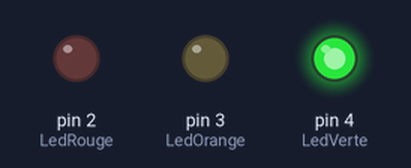
This sketch was run on a simulated Arduino Uno, built with avr-gcc and run on an emulated ATmega328P. Shown: output pins drawn as LEDs (lit = HIGH).

Above: at 1.5 s.
At 3.5 s:
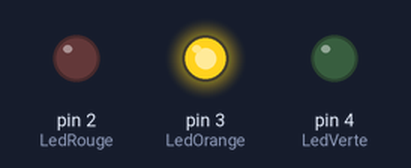
At 8.5 s:
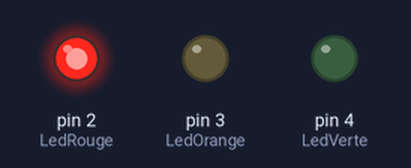
Timing chart, 0 to 16.9 s (numbered marks = the images above):
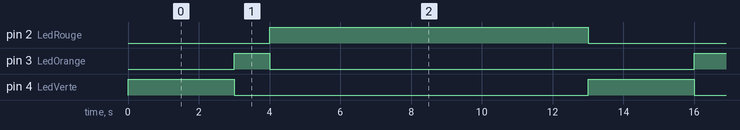

Measured:
- by itself, pin 2 (LedRouge): alternates HIGH for 9.0 s and LOW for 4.0 s
- by itself, pin 3 (LedOrange): alternates HIGH for 1.0 s and LOW for 12.0 s
- by itself, pin 4 (LedVerte): alternates HIGH for 3.0 s and LOW for 10.0 s

The sketch:

TP_Feux_tricolores_autonome.ino
```cpp
// (licence header left out)
// définition des 3 variables entières LedXyz
int LedRouge  = 2;
int LedOrange = 3;
int LedVerte  = 4;

// le code dans cette fonction est exécuté une fois au début
void setup() {

// indique que les broches 2,3,4 des Led sont en sortie :
pinMode(LedRouge, OUTPUT);
pinMode(LedOrange, OUTPUT);
pinMode(LedVerte, OUTPUT);
}

//  boucle infinie
void loop() {
digitalWrite(LedVerte, HIGH);   // allumer la LED (tension 5V sur la broche)
delay(3000);                       // attendre 3000ms = 3s
digitalWrite(LedVerte, LOW);    // éteindre la LED (tension 0V sur la broche)

digitalWrite(LedOrange, HIGH);   // allumer la LED (tension 5V sur la broche)
delay(1000);                      // attendre 1000ms = 1s
digitalWrite(LedOrange, LOW);    // éteindre la LED (tension 0V sur la broche)

digitalWrite(LedRouge, HIGH);   // allumer la LED (tension 5V sur la broche)
delay(9000);                       // attendre 3000ms = 3s
digitalWrite(LedRouge, LOW);    // éteindre la LED (tension 0V sur la broche)


//  delay(1000);                       // attendre à nouveau 1 seconde
}
```
